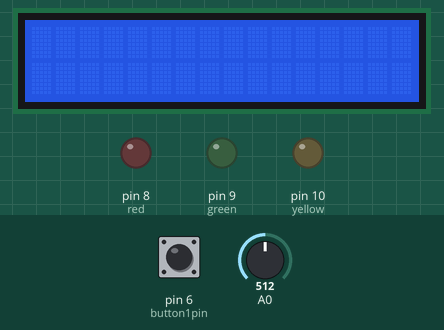
Recording of a sketch running on a simulated Arduino Uno, built with avr-gcc and run on an emulated ATmega328P. Shown: 16×2 character LCD, output pins drawn as LEDs (lit = HIGH). The inputs (shaded band) are chosen by the test bench; at power-on: pin 6 (button1pin) LOW, A0 = 512. What the sketch prints to the serial monitor is not drawn.

Above: at 1.2 s.
1.3 s: pin 6 (button1pin) pulled HIGH for 0.15 s
At 3.1 s:
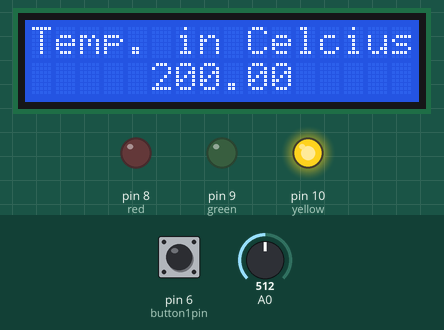
3.6 s: A0 set to 325
At 4.8 s:
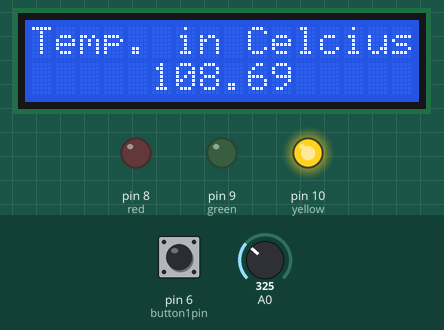
5.1 s: A0 set to 289
At 6.8 s:
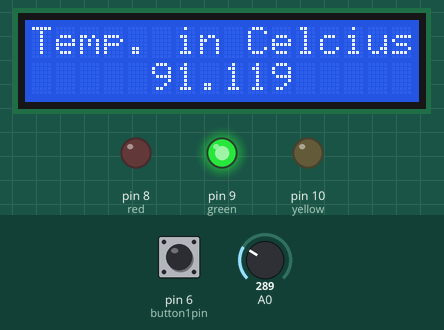
7.1 s: A0 set to 110
At 7.5 s:
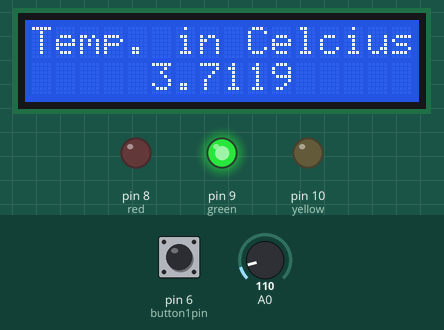
8.6 s: A0 set to 96
At 9.5 s:
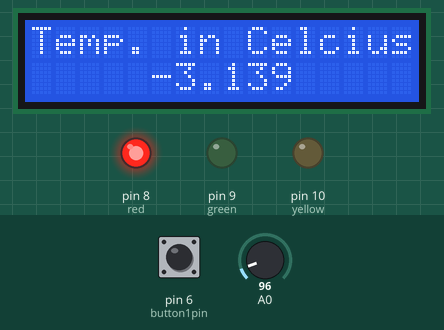
Timing chart, 0 to 11.6 s (numbered marks = the images above; inputs shaded):
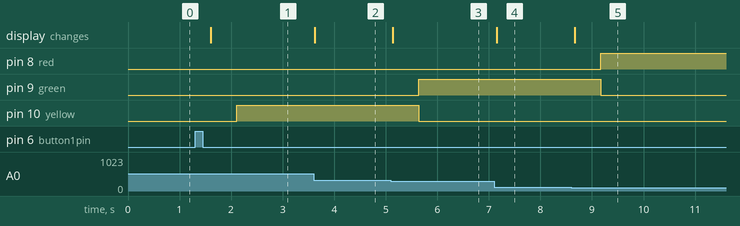

The sketch:

final_project1.ino
```cpp
//Hasti Donga
//12 AUGUST 2023
//Final Project

#include <LiquidCrystal.h>
//Initialise the Serial LCD.

int red=8; //The red LED is connected pin 8 of the Arduino.
int green=9; //The green LED is connected pin 9 of the Arduino.
int yellow=10; //The yellow LED is connected pin 10 of the Arduino.
int button1pin = 6; //The SW1 button is connect to pin 6 of the Arduino.
LiquidCrystal lcd( 12,11,5,4,3,2); //These pin numbers are hard coded in on the serial backpackboard.
int sensorInput;
float temp;
bool start = false;

void setup(){
  Serial.begin(9600);
  pinMode(red, OUTPUT); // Set the red pin as an output.
  pinMode(green, OUTPUT); // Set the green pin as an output.
  pinMode(yellow, OUTPUT); // Set the yellow pin as an output.
  pinMode(button1pin, INPUT); // Set the button pin as an input.
  lcd.begin (16,2);  //Initialize the LCD.
}

void loop(){

  if(digitalRead(button1pin)==HIGH){
   Serial.println("button pressed");
    start=true;
    delay(300);
  }
  if(start){
  Measure_Temp(); // Call the Measure_Temp function.
  Display_Temp(); // Call the Display_Temp function.
  Display_Color(); // Call the Display_Color function.
  }
}

void  Measure_Temp(){
  sensorInput = analogRead(A0);
  temp = (float)sensorInput/1024;
  temp = temp * 5;
  temp = temp - 0.5;
  temp = temp * 100;
}

void Display_Temp()
{
  lcd.setCursor(0,0);
  Serial.print("Temp. in Celcius: ");
  Serial.print(temp);
  Serial.println();
  lcd.print("Temp. in Celcius: ");
  lcd.setCursor(5,1);
  lcd.print(temp);
  delay(500);
}

void Display_Color()
{
  if(temp < 0)
  {
    digitalWrite(red,HIGH);
  }
  else
  {
    digitalWrite(red,LOW);
  }
  if(temp>0 && temp<100)
  {
    digitalWrite(green,HIGH);
  }
   else
  {
    digitalWrite(green,LOW);
  }
  if(temp>100)
  {
    digitalWrite(yellow,HIGH);
  }
   else
  {
    digitalWrite(yellow,LOW);
  }

}
```

Measured:
- the behaviour switches between 308 and 307 on A0 (found by bisection; images 2 and 3)
- the behaviour switches between 103 and 102 on A0 (found by bisection; images 4 and 5)
- after the input at 1.3 s, pin 10 (yellow): LOW → HIGH after 0.80 s; the display: changes after 0.30 s (image 1)
- after the input at 3.6 s, the display: changes at once (image 2)
- after the input at 5.1 s, pin 9 (green): LOW → HIGH after 0.54 s; pin 10 (yellow): HIGH → LOW after 0.54 s; the display: changes at once (image 3)
- after the input at 7.1 s, the display: changes after 0.05 s (image 4)
- after the input at 8.6 s, pin 8 (red): LOW → HIGH after 0.57 s; pin 9 (green): HIGH → LOW after 0.57 s; the display: changes after 0.07 s (image 5)
